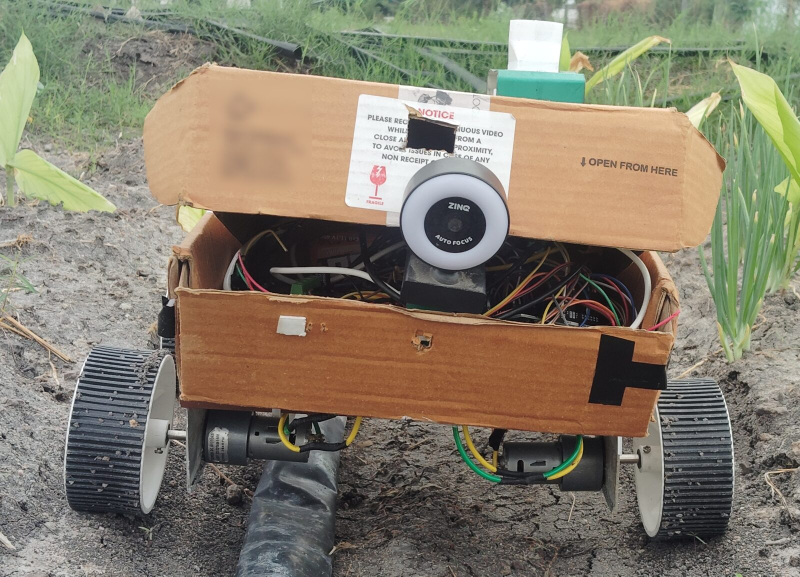
#> input picture assets/Yaerbot.jpg, 1600 x 1153 px (shown at 1/2 size)
$ python -i tune_crossing.py   (imports and definitions only)
#> lines starting #> are read from the running program, lines starting #| are printed output that depends on the picture
#> further down, picture is the input picture: shape (1153, 1600, 3); mean B, G, R 107.7, 124.8, 132.6
#!/usr/bin/env python3
"""Offline bench for detect_crossing — find the NEXT drip lateral, seen side-on.

WHY THIS EXISTS: a field run drove across two real laterals and recognised neither,
and the on-robot log could only say "found=False". Tuning a detector by editing a
constant, redeploying, driving the robot and reading one line per second is a terrible
loop. This one runs against saved frames in a second, so thresholds get chosen against
real pixels instead of guesses.

  # 1. COLLECT — Camera tab -> Dataset capture -> Start, then drive the robot slowly
  #    ACROSS a lateral so the tube sweeps down the frame. Stop. Pull the frames:
  scp "unoq:/home/arduino/ArduinoApps/motor-control/captures/*.jpg" crossing-frames/

  # 2. LOOK — what does the detector see in each frame?
  python scripts/tune_crossing.py crossing-frames/

  # 3. SWEEP — which thresholds would actually have worked?
  python scripts/tune_crossing.py crossing-frames/ --sweep

  # 4. SEE — write annotated copies to eyeball what it latched onto
  python scripts/tune_crossing.py crossing-frames/ --annotate out/

Run it on frames you KNOW contain a crossing tube. Its job is to tell you whether the
tube is detectable at all, and if so at what settings — not to confirm a hunch.
"""
import argparse
import os
import sys

import cv2
import numpy as np

sys.path.insert(0, os.path.join(os.path.dirname(os.path.dirname(os.path.abspath(__file__))),
                                "console", "python"))
from vision.vision import detect_crossing            # noqa: E402


# [5 lines left out: function frames, not called in this run]


def horizontal_lines(img, canny=(50, 150), tol=30, min_frac=0.30):
    """The raw Hough result, before any of detect_crossing's filtering.

    Separating this out answers the first question: is the tube producing a detectable
    LINE at all? If not, no threshold tuning will help and the problem is contrast,
    angle or resolution — not the darkness gate.
    """
#> called with canny = (50, 150), tol = 30, min_frac = 0.3
    h, w = img.shape[:2]
#> h = 1153; w = 1600
    g = cv2.GaussianBlur(cv2.cvtColor(img, cv2.COLOR_BGR2GRAY), (5, 5), 0)
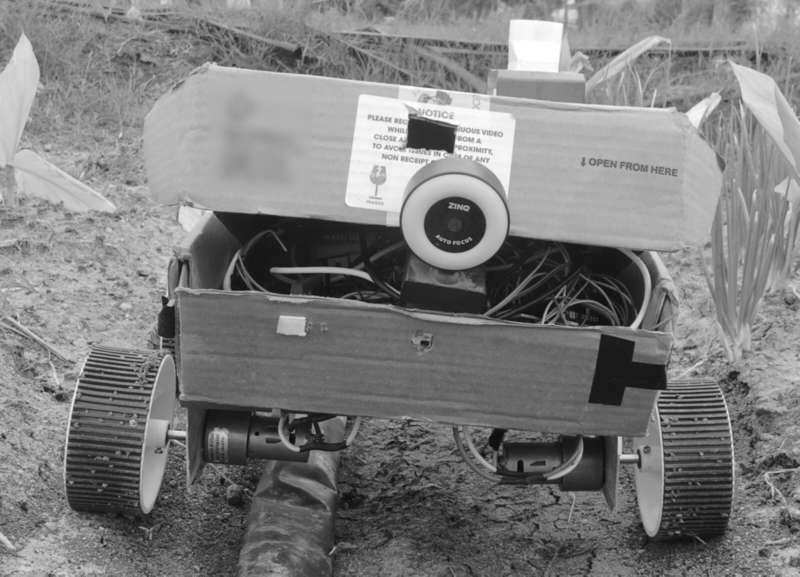
#> g: shape (1153, 1600) (shown at 1/2 size); min 11, max 255, mean 125.2
    lines = cv2.HoughLinesP(cv2.Canny(g, *canny), 1, np.pi / 180, threshold=50,
                            minLineLength=int(w * min_frac), maxLineGap=30)
#> lines = 67 rows, first 6: [665, 1148, 1176, 1148], [2, 1142, 599, 1142], [3, 1097, 493, 1106], [2, 1102, 915, 1118], [933, 1094, 1564, 1138], [809, 1133, 1599, 1133]
    out = []
    for x1, y1, x2, y2 in (np.asarray(lines).reshape(-1, 4) if lines is not None else []):
        ang = np.degrees(np.arctan2(y2 - y1, x2 - x1))
        if min(abs(ang), 180 - abs(ang)) < tol:
            out.append((x1, y1, x2, y2, ang))
#> this loop made 67 passes
#> (x1, y1, x2, y2, ang) on passes 1 to 12: (665, 1148, 1176, 1148, 0), (2, 1142, 599, 1142, 0), (3, 1097, 493, 1106, 1.05), (2, 1102, 915, 1118, 1), (933, 1094, 1564, 1138, 3.99), (809, 1133, 1599, 1133, 0), (783, 981, 1317, 1056, 7.99), (661, 964, 1344, 1072, 8.99), (1, 1144, 577, 1144, 0), (689, 1075, 1282, 1106, 2.99), (679, 915, 1276, 1010, 9.04), (0, 1084, 498, 1058, -2.99)
#> ang on passes 61, 62, 65, 66, 67: 0, 0, 0, 0, 0
#> after the loop, out = 59 items, first 6: (665, 1148, 1176, 1148, 0), (2, 1142, 599, 1142, 0), (3, 1097, 493, 1106, 1.05), (2, 1102, 915, 1118, 1), (933, 1094, 1564, 1138, 3.99), (809, 1133, 1599, 1133, 0)
    return out


# [82 lines left out: functions darkest_row, main, not called in this run]


# [2 lines not run here, left out]

>>> import cv2
>>> picture = cv2.imread('../assets/Yaerbot.jpg')
>>> result = horizontal_lines(picture)
#> result has the same summary as out in horizontal_lines
